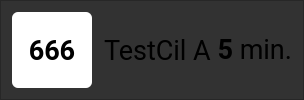
                      <widget class="QFrame" name="frame_odjezd10">
                       <property name="styleSheet">
                        <string notr="true">background-color:rgb(50,50,50);</string>
                       </property>
                       <property name="frameShape">
                        <enum>QFrame::StyledPanel</enum>
                       </property>
                       <property name="frameShadow">
                        <enum>QFrame::Raised</enum>
                       </property>
                       <layout class="QHBoxLayout" name="horizontalLayout_33" stretch="19,10,100,10,40">
                        <item>
                         <widget class="QLabel" name="label_prestup10_linka">
                          <property name="sizePolicy">
                           <sizepolicy hsizetype="Maximum" vsizetype="Expanding">
                            <horstretch>0</horstretch>
                            <verstretch>0</verstretch>
                           </sizepolicy>
                          </property>
                          <property name="minimumSize">
                           <size>
                            <width>80</width>
                            <height>20</height>
                           </size>
                          </property>
                          <property name="maximumSize">
                           <size>
                            <width>200</width>
                            <height>200</height>
                           </size>
                          </property>
                          <property name="font">
                           <font>
                            <family>roboto</family>
                            <pointsize>20</pointsize>
                            <bold>true</bold>
                           </font>
                          </property>
                          <property name="styleSheet">
                           <string notr="true">background-color: rgb(255,255,255); color:rgb(0,0,0); border-radius:6px;padding: 5px; font-weight: bold;</string>
                          </property>
                          <property name="text">
                           <string>666</string>
                          </property>
                          <property name="alignment">
                           <set>Qt::AlignCenter</set>
                          </property>
                         </widget>
                        </item>
                        <item>
                         <widget class="QLabel" name="label_prestup10_sipky">
                          <property name="sizePolicy">
                           <sizepolicy hsizetype="Maximum" vsizetype="Expanding">
                            <horstretch>0</horstretch>
                            <verstretch>0</verstretch>
                           </sizepolicy>
                          </property>
                          <property name="text">
                           <string>&lt;html&gt;&lt;head/&gt;&lt;body&gt;&lt;p&gt;&lt;img src=&quot;:/images/resources/LCD-piktogramy_verze-LCD-5-17.svg&quot; height=&quot;30&quot;/&gt;&lt;/p&gt;&lt;/body&gt;&lt;/html&gt;</string>
                          </property>
                         </widget>
                        </item>
                        <item>
                         <widget class="QLabel" name="label_prestup10_cil">
                          <property name="font">
                           <font>
                            <family>roboto</family>
                            <pointsize>20</pointsize>
                           </font>
                          </property>
                          <property name="text">
                           <string>TestCil</string>
                          </property>
                         </widget>
                        </item>
                        <item>
                         <widget class="QLabel" name="label_prestup10_nastupiste">
                          <property name="sizePolicy">
                           <sizepolicy hsizetype="Preferred" vsizetype="Preferred">
                            <horstretch>0</horstretch>
                            <verstretch>0</verstretch>
                           </sizepolicy>
                          </property>
                          <property name="font">
                           <font>
                            <family>roboto</family>
                            <pointsize>20</pointsize>
                           </font>
                          </property>
                          <property name="text">
                           <string>A</string>
                          </property>
                          <property name="alignment">
                           <set>Qt::AlignJustify|Qt::AlignVCenter</set>
                          </property>
                         </widget>
                        </item>
                        <item>
                         <widget class="QLabel" name="label_prestup10_odjezd">
                          <property name="sizePolicy">
                           <sizepolicy hsizetype="Preferred" vsizetype="Preferred">
                            <horstretch>0</horstretch>
                            <verstretch>0</verstretch>
                           </sizepolicy>
                          </property>
                          <property name="font">
                           <font>
                            <family>roboto</family>
                            <pointsize>20</pointsize>
                           </font>
                          </property>
                          <property name="text">
                           <string> &lt;b&gt;5&lt;/b&gt; min.</string>
                          </property>
                          <property name="alignment">
                           <set>Qt::AlignRight|Qt::AlignTrailing|Qt::AlignVCenter</set>
                          </property>
                         </widget>
                        </item>
                       </layout>
                      </widget>
